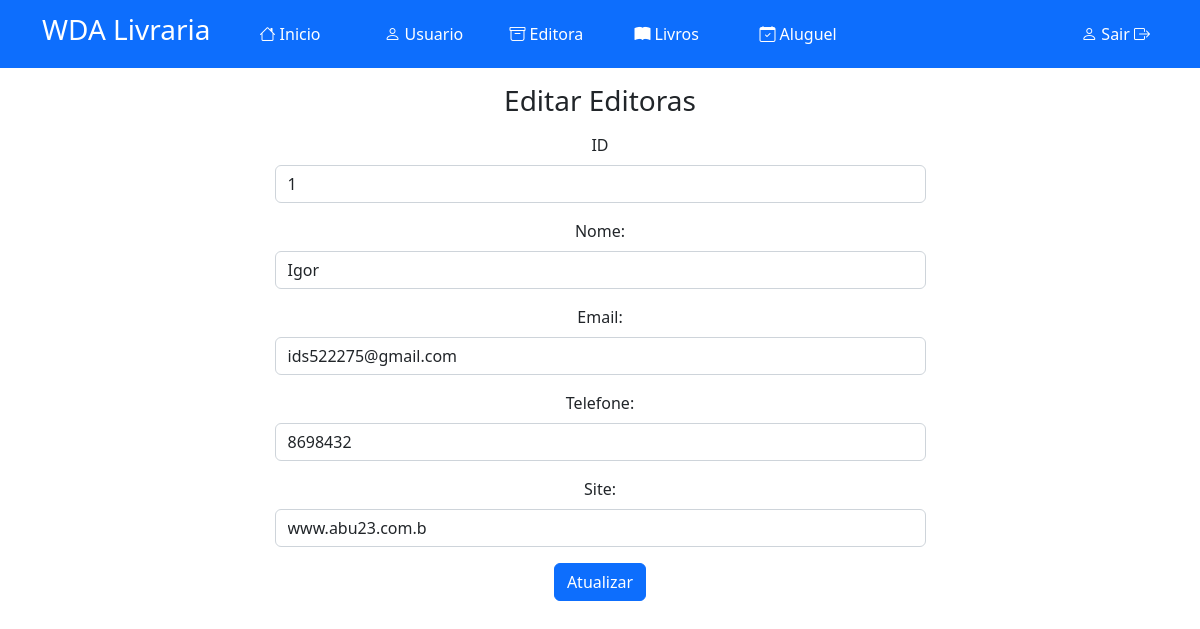
The app's page /index.php?menuop=editar-editora&idEditora=1 (signed in) with its own data.
### tables this page shows
CREATE TABLE `tbeditora` (
  `idEditora` int(11) NOT NULL,
  `nomeEditora` varchar(100) NOT NULL,
  `emailEditora` varchar(100) NOT NULL,
  `telefoneEditora` int(11) NOT NULL,
  `siteEditora` varchar(150) NOT NULL
);

### paginas/editora/editar-editora.php (the view)
<?php
$idEditora = $_GET["idEditora"];
$sql = "SELECT * FROM tbeditora WHERE idEditora= {$idEditora}";
$rs = $conexao -> query($sql);
$dados = $rs -> fetch_assoc();
?>
<center>
    <header class="mt-3 mb-3">
        <h3>Editar Editoras</h3>
    </header>
<div>
    <form action="index.php?menuop=atualizar-editora" method="POST">
        <div class="mb-3 col-7">
            <label class="form-label" for="idEditora">ID</label>
            <input class="form-control" type="text" name="idEditora" value="<?=$dados["idEditora"]?>">
        </div>
        <div class="mb-3 col-7">
            <label class="form-label" for="nomeEditora">Nome:</label>
            <input class="form-control" type="text" name="nomeEditora" value="<?=$dados["nomeEditora"]?>">
        </div>
        <div class="mb-3 col-7">
            <label class="form-label" for="emailEditora">Email:</label>
            <input class="form-control" type="email" name="emailEditora" value="<?=$dados["emailEditora"]?>" required>
        </div>
        <div class="mb-3 col-7">
            <label class="form-label" for="telefoneEditora">Telefone:</label>
            <input class="form-control" type="text" name="telefoneEditora" value="<?=$dados["telefoneEditora"]?>">
        </div>
        <div class="mb-3 col-7">
            <label class="form-label" for="siteEditora">Site:</label>
            <input class="form-control" type="text" name="siteEditora" value="<?=$dados["siteEditora"]?>">
        </div>
        <div class="mb-3">
            <input class="btn btn-primary" type="submit" value = "Atualizar" name="btnAtualizar">
        </div>
    </form>
</div>
</center>

### style.css (style rules this page uses)
* { margin: 0px; padding: 0px; }
body { background-color: rgb(228, 228, 228); }

### index.php (style rules this page uses)
body { background-color: #fff; }

### records on screen
tbeditora: idEditora "1", nomeEditora "Igor", emailEditora "ids522275@gmail.com", telefoneEditora "8698432", siteEditora "www.abu23.com.b"
